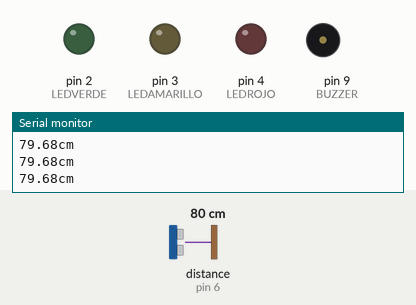
Recording of a sketch running on a simulated Arduino Uno, built with avr-gcc and run on an emulated ATmega328P. Shown: output pins drawn as LEDs (lit = HIGH), buzzer (waves = sounding), the last lines printed to the serial monitor. Wiring (inferred from the names in the program): ultrasonic range finder: trigger pin 5; echo pin 6. The test bench sets the inputs (shaded band); at power-on: distance to the obstacle (sensor on pin 6) 80 cm. The echo pulse lasts 58.3 µs per cm; pins used as bus, display or sensor lines are not drawn.

Above: at 1.3 s.
1.4 s: distance to the obstacle (sensor on pin 6) set to 2 cm
At 2.36 s:
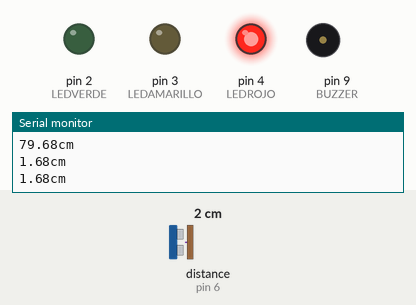
4.4 s: distance to the obstacle (sensor on pin 6) set to 9 cm
7.4 s: distance to the obstacle (sensor on pin 6) set to 12 cm
At 8.38 s:
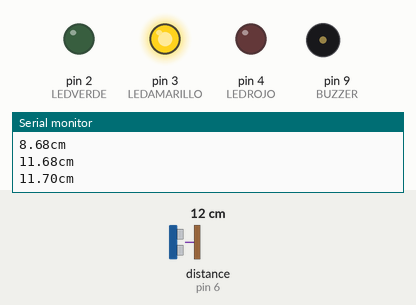
10.4 s: distance to the obstacle (sensor on pin 6) set to 18 cm
13.4 s: distance to the obstacle (sensor on pin 6) set to 23 cm
At 14.4 s:
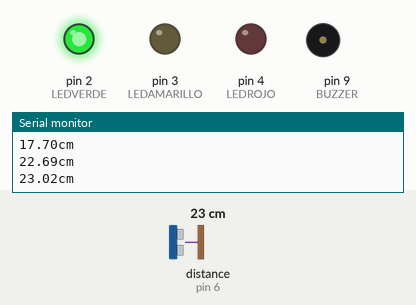
16.4 s: distance to the obstacle (sensor on pin 6) set to 4 cm
At 17.16 s:
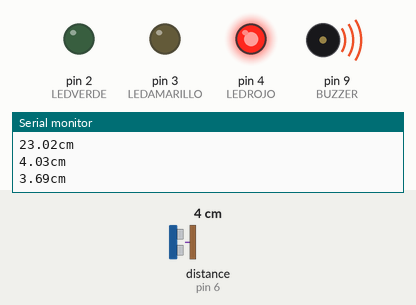
Timing chart, 0 to 20.4 s (numbered marks = the images above; inputs shaded):
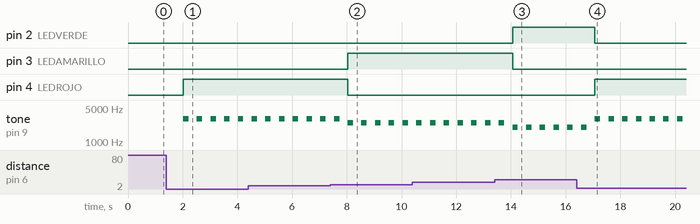

Measured:
- the behaviour switches between 10 and 11 cm on distance to the obstacle (sensor on pin 6) (found by bisection; images 1 and 2)
- the behaviour switches between 20 and 21 cm on distance to the obstacle (sensor on pin 6) (found by bisection; images 2 and 3)
- after the input at 1.4 s, pin 4 (LEDROJO): LOW → HIGH after 0.62 s; tone on pin 9 (BUZZER): alternates 3000 Hz for 0.20 s and silent for 0.30 s, starting after 0.62 s
- after the input at 7.4 s, pin 3 (LEDAMARILLO): LOW → HIGH after 0.63 s; pin 4 (LEDROJO): HIGH → LOW after 0.63 s
- after the input at 13.4 s, pin 2 (LEDVERDE): LOW → HIGH after 0.66 s; pin 3 (LEDAMARILLO): HIGH → LOW after 0.66 s
- after the input at 16.4 s, pin 2 (LEDVERDE): HIGH → LOW after 0.67 s; pin 4 (LEDROJO): LOW → HIGH after 0.67 s

The sketch:

toby_robot.ino
```cpp
// Pines utilizados
#define LEDVERDE 2
#define LEDAMARILLO 3
#define LEDROJO 4
#define TRIGGER 5
#define ECHO 6
#define BUZZER 9

// Constantes
const float sonido = 34300.0; // Velocidad del sonido en cm/s
const float umbral1 = 30.0;
const float umbral2 = 20.0;
const float umbral3 = 10.0;

void setup() {
  // Iniciamos el monitor serie
  Serial.begin(9600);

  // Modo entrada/salida de los pines
  pinMode(LEDVERDE, OUTPUT);
  pinMode(LEDAMARILLO, OUTPUT);
  pinMode(LEDROJO, OUTPUT);
  pinMode(ECHO, INPUT);
  pinMode(TRIGGER, OUTPUT);
  pinMode(BUZZER, OUTPUT);

  // Apagamos todos los LEDs
  apagarLEDs();

}

void loop() {
  // Preparamos el sensor de ultrasonidos
  iniciarTrigger();

  // Obtenemos la distancia
  float distancia = calcularDistancia();

  // Apagamos todos los LEDs
  apagarLEDs();

  // Lanzamos alerta si estamos dentro del rango de peligro
  if (distancia < umbral1)
  {
    // Lanzamos alertas
    alertas(distancia);
  }

}

// Apaga todos los LEDs
void apagarLEDs()
{
  // Apagamos todos los LEDs
  digitalWrite(LEDVERDE, LOW);
  digitalWrite(LEDAMARILLO, LOW);
  digitalWrite(LEDROJO, LOW);
}


// Función que comprueba si hay que lanzar alguna alerta visual o sonora
void alertas(float distancia)
{
  if (distancia < umbral1 && distancia >= umbral2)
  {
    // Encendemos el LED verde
    digitalWrite(LEDVERDE, HIGH);
    tone(BUZZER, 2000, 200);
  }
  else if (distancia < umbral2 && distancia > umbral3)
  {
    // Encendemos el LED amarillo
    digitalWrite(LEDAMARILLO, HIGH);
    tone(BUZZER, 2500, 200);
  }
  else if (distancia <= umbral3)
  {
    // Encendemos el LED rojo
    digitalWrite(LEDROJO, HIGH);
    tone(BUZZER, 3000, 200);
  }
}

// Método que calcula la distancia a la que se encuentra un objeto.
// Devuelve una variable tipo float que contiene la distancia
float calcularDistancia()
{
  // La función pulseIn obtiene el tiempo que tarda en cambiar entre estados, en este caso a HIGH
  unsigned long tiempo = pulseIn(ECHO, HIGH);

  // Obtenemos la distancia en cm, hay que convertir el tiempo en segudos ya que está en microsegundos
  // por eso se multiplica por 0.000001
  float distancia = tiempo * 0.000001 * sonido / 2.0;
  Serial.print(distancia);
  Serial.print("cm");
  Serial.println();
  delay(500);

  return distancia;
}

// Método que inicia la secuencia del Trigger para comenzar a medir
void iniciarTrigger()
{
  // Ponemos el Triiger en estado bajo y esperamos 2 ms
  digitalWrite(TRIGGER, LOW);
  delayMicroseconds(2);

  // Ponemos el pin Trigger a estado alto y esperamos 10 ms
  digitalWrite(TRIGGER, HIGH);
  delayMicroseconds(10);

  // Comenzamos poniendo el pin Trigger en estado bajo
  digitalWrite(TRIGGER, LOW);
}
```
